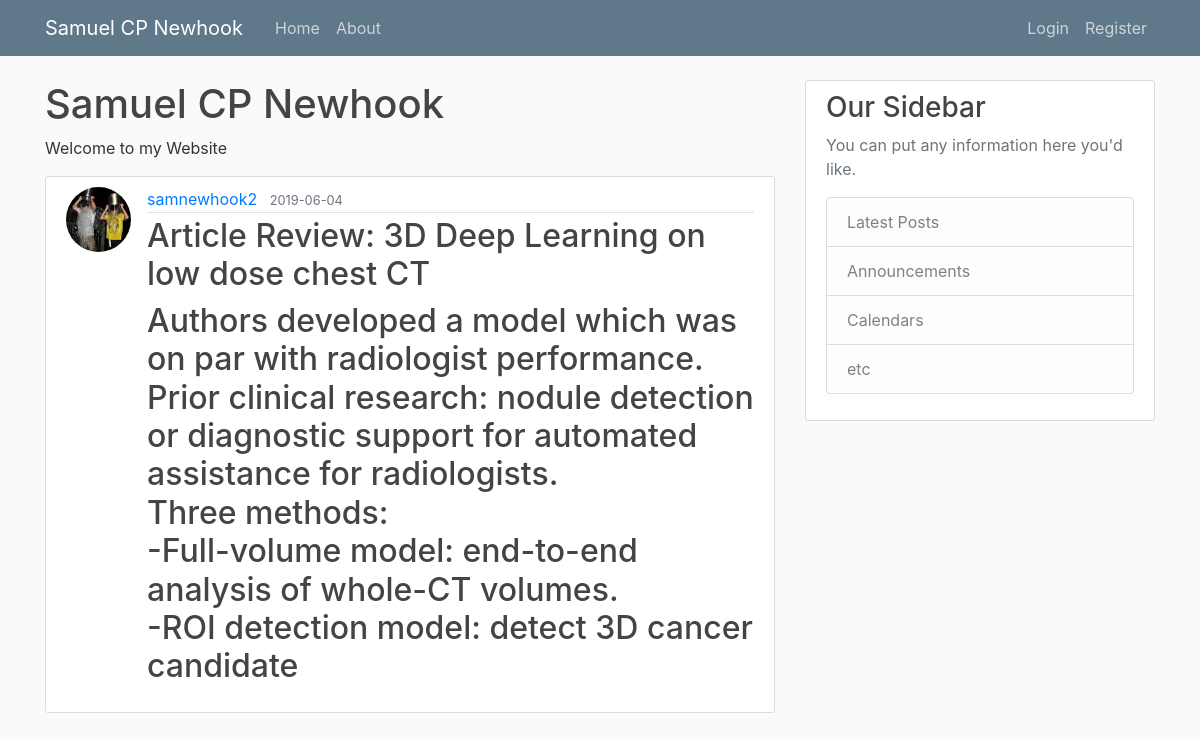
Page /post/9 on the committed database.
### samnewhook/models.py (models this page shows, shortened)
class User(db.Model, UserMixin):
    id = db.Column(db.Integer, primary_key=True)
    username = db.Column(db.String(20), unique=True, nullable=False)
    email = db.Column(db.String(120), unique=True, nullable=False)
    image_file = db.Column(db.String(20), nullable=False, default='default.jpg')
    password = db.Column(db.String(60), nullable=False)
    posts = db.relationship('Post', backref='author', lazy=True)

class Post(db.Model):
    id = db.Column(db.Integer, primary_key=True)
    title = db.Column(db.String(100), nullable=False)
    date_posted = db.Column(db.DateTime, nullable=False, default=datetime.utcnow)
    content = db.Column(db.Text, nullable=False)
    user_id = db.Column(db.Integer, db.ForeignKey('user.id'), nullable=False)

### samnewhook/routes.py (the view)
@app.route("/post/<int:post_id>")
def post(post_id):
    post = Post.query.get_or_404(post_id)
    return render_template('post.html', title=post.title, post=post)

### samnewhook/templates/post.html (shortened to what this page needs)
{% extends "layout.html" %}
{% block content %}
<div>
    <h1>Samuel CP Newhook</h1>
    <p>Welcome to my Website</p>
</div>
<article class="media content-section">
  <img class="rounded-circle article-img" src="{{ url_for('static', filename='profile_pics/' + post.author.image_file)}}">
  <div class="media-body">
    <div class="article-metadata">
      <a class="mr-2" href="{{ url_for('user_posts', username=post.author.username) }}">{{ post.author.username }}</a>
      <small class="text-muted">{{ post.date_posted.strftime('%Y-%m-%d') }}</small>
    </div>
    <h2 class="article-title">{{ post.title }}<h2>
    <p class="article-content">{{ post.content }}</p>
  </div>
</article>
{% endblock content%}

### samnewhook/static/main.css (style rules this page uses)
body { background: #fafafa; color: #333333; margin-top: 5rem; }
h1, h2, h3, h4, h5, h6 { color: #444444; }
.content-section { background: #ffffff; padding: 10px 20px; border: 1px solid #dddddd; border-radius: 3px; margin-bottom: 20px; }
.article-title { color: #444444; }
.article-content { white-space: pre-line; }
.article-img { height: 65px; width: 65px; margin-right: 16px; }
.article-metadata { padding-bottom: 1px; margin-bottom: 4px; border-bottom: 1px solid #e3e3e3 }

### rows in the picture
User: image_file (picture), author.username "samnewhook2"
Post: date_posted "2019-06-04", title "Article Review: 3D Deep Learning on low dose chest CT", content "Authors developed a model which was on par with radiologist performance. Prior clinical research: nodule detection or diagnostic support for automated assistance for radiologists. Three methods: -Full-volume model: end-to-end analysis of whole-CT volumes. -ROI detection model: detect 3D cancer candidate"
